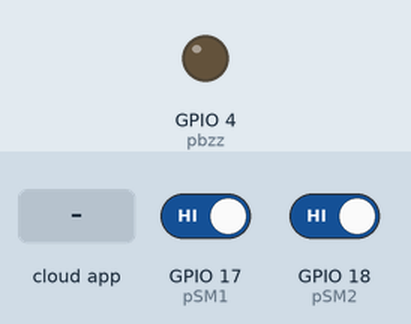
This sketch was run on a simulated ESP32. Shown: output pins drawn as LEDs (lit = HIGH). The inputs (shaded band) are chosen by the test bench; at power-on: GPIO 17 (pSM1) HIGH, GPIO 18 (pSM2) HIGH. WiFi joins after 1.5 s; servers stay silent unless stated; the Firebase database answers and starts empty; what the sketch prints to the serial monitor is not drawn.

Above: at 3.2 s.
3.3 s: the phone or cloud app sets Notificar to 1
At 3.92 s:
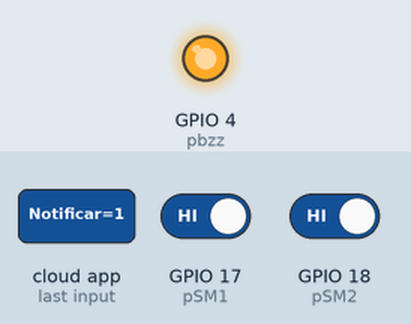
6.8 s: GPIO 17 (pSM1) driven LOW and GPIO 18 (pSM2) driven LOW
Timing chart, 0 to 16.8 s (numbered marks = the images above; inputs shaded):
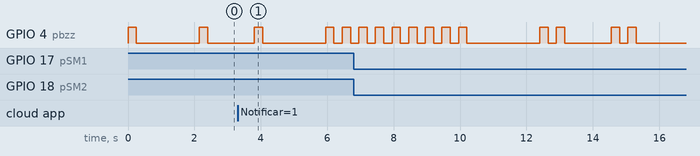

The sketch:

ControlVentanas.ino
```cpp
//Prueba del sensor electromagentico para la ventana:
//Ismael Aparicio

//Librerias utilizadas:
#include <WiFi.h>
#include "FirebaseESP32.h"
#include "time.h"

//----------------WIFI configuracion-------------------------------
const char* ssid     = "TP-LINK_4106";
const char* password = "54281264";
//------------CONEXION CON LA BASE DE DATOS DESEADA---------------------------
#define FIREBASE_HOST "https://cisterna-tinaco-iot-default-rtdb.firebaseio.com/" //Link de Manu
#define FIREBASE_AUTH "fucx9kG1YkhDPdbI22iULkC3EbsT1zEnlsz1msMm" //*****************
//Firebase Data object--------------------------------------------------------
FirebaseData firebaseData;
//Pines
int pSM1 = 17; //Pin Sensor Magnetico //Funciona con el 39 (VN)
int pSM2 = 18; //Pin de SM / Ventana 2
int pbzz = 4; //Pin de buzzer


//Variables para ontrolar el buzzer:
int control; // Activar buzzer cuando se abra
int control1;

bool cbzz = true;//Variable para controlar el buzzer.
bool cbzz1 = true;//Variable para controlar el buzzer.
int contconexion = 0;
bool verificar = false;
bool verificar1 = false;
//Si deseamos una ruta especifica:
String nodo = "/ventanas";
String nodo1 = "/1";
String nodo2 = "/2";


void setup() {
  Serial.begin(115200);
//---------------------------------pines a ocupar-----------------
  pinMode(pSM1, INPUT_PULLUP);
  pinMode(pSM2, INPUT_PULLUP);
  pinMode(pbzz, OUTPUT);
  Serial.println("Listo Setup");
  ActBzz();
// -----------------------Conexión WIFI--------------------------
  WiFi.begin(ssid, password);
  //Cuenta hasta 50 si no se puede conectar lo cancela
  while (WiFi.status() != WL_CONNECTED and contconexion <50) {
    ++contconexion;
    delay(500);
    Serial.print(".");
  }
  if (contconexion <50) {
      Serial.println("");
      Serial.println("WiFi conectado");
  }
  else {
      Serial.println("");
      Serial.println("Error de conexion");
  }
//---------------------------------------------------BASE DE DATOS
  Firebase.begin(FIREBASE_HOST, FIREBASE_AUTH);
  Firebase.reconnectWiFi(true);
}

void loop() {
  //VENTANA 2----------------------------------------------------------------
  //----------Sensor magnetico para la ventana1------------
  control = digitalRead(pSM1);
  Serial.println(control);
  if(control == HIGH){
    Serial.println("La ventana 1 esta abierta");
    //FireBase:
    Firebase.setBool(firebaseData, nodo + nodo1 + "/AbiertoCerrado" , true);
    if(cbzz==true){
      cbzz = false;
      ActBzz();
    }
    delay(1000);
  }
  else{
    Serial.println("La ventana 1 esta cerrada");
    //A continuación se mandara el dato a la base de datos:
    //FIRE BASE:
    Firebase.setBool(firebaseData, nodo + nodo1 + "/AbiertoCerrado", false);
    delay(1000);
    if(cbzz==false){
      cbzz = true;
      for (int i=0; i<2; i++){
        ActBzz();
      }
    }
  }
  //VENTANA 2----------------------------------------------------------------
  control1 = digitalRead(pSM2);
  Serial.println(control1);
  if(control1 == HIGH){
    Serial.println("La ventana 2 esta abierta");
    //FireBase:
    Firebase.setBool(firebaseData, nodo + nodo2 + "/AbiertoCerrado" , true);
    if(cbzz1==true){
      cbzz1 = false;
      ActBzz();
    }
    delay(1000);
  }
  else{
    Serial.println("La ventana 2 esta cerrada");
    //A continuación se mandara el dato a la base de datos:
    //FIRE BASE:
    Firebase.setBool(firebaseData, nodo + nodo2 + "/AbiertoCerrado", false);
    delay(1000);
    if(cbzz1==false){
      cbzz1 = true;
      for (int i=0; i<2; i++){
        ActBzz();
      }
    }
  }


  Firebase.getInt(firebaseData, nodo + nodo1 + "/Notificar");
  verificar = firebaseData.intData();
  delay(500);
  if (verificar == 1){
    ActBzz();
    ActBzz();
    ActBzz();
    ActBzz();
    ActBzz();
    ActBzz();
    ActBzz();
    ActBzz();
    ActBzz();
    Firebase.setBool(firebaseData, nodo + nodo1 + "/Notificar", false);
  }


  //VENTANA 2
  Firebase.getBool(firebaseData, nodo + nodo2 + "/Notificar");
  verificar1 = firebaseData.intData();
  delay(500);
  if (verificar1 == 1){
    ActBzz();
    ActBzz();
    ActBzz();
    ActBzz();
    ActBzz();
    ActBzz();
    ActBzz();
    ActBzz();
    ActBzz();
    Firebase.setBool(firebaseData, nodo + nodo2 + "/Notificar", false);
  }
}


void ActBzz(){   //En esta funciona se activa el buzzer.
  digitalWrite(pbzz, HIGH);
  Serial.print("SONIDO");
  delay(250);
  digitalWrite(pbzz, LOW);
  Serial.println("SONIDO!!");
  delay(250);
}
```
